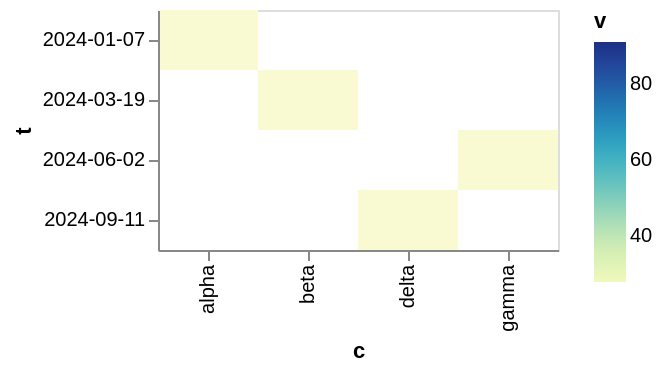

Specify this chart in Vega-Lite:
### Vega-Lite specification from a JSON file in a GitHub repository (floating-point values rounded to 4 significant figures)
{"$schema": "https://vega.github.io/schema/vega-lite/v6.json", "width": 200, "height": 120, "data": {"values": [{"c": "alpha", "v": 28, "w": 3, "t": "2024-01-07"}, {"c": "beta", "v": 55, "w": 7, "t": "2024-03-19"}, {"c": "gamma", "v": 43, "w": 5, "t": "2024-06-02"}, {"c": "delta", "v": 91, "w": 9, "t": "2024-09-11"}]}, "mark": {"type": "rect", "fill": "lightgoldenrodyellow"}, "encoding": {"x": {"field": "c", "type": "nominal"}, "y": {"field": "t", "type": "ordinal"}, "color": {"field": "v", "type": "quantitative"}}}
